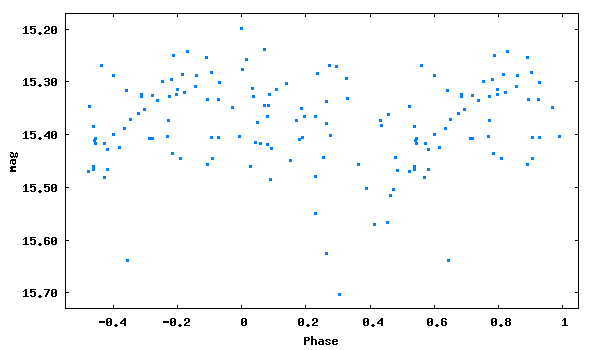

gnuplot code for this plot:
set term png size 600,350 medium
set colors classic
set output 'phase_lc_19.png'
set xlabel 'Phase'
set ylabel 'mag'
#set title 'JDmax = 2445947.49300 + 0.9658057 x E'
set format y '%5.2f'
plot [-0.55:1.05][15.73:15.17] "phase_lc_19.dat" linecolor 3 pointtype 5 pointsize 0.3 title ""
